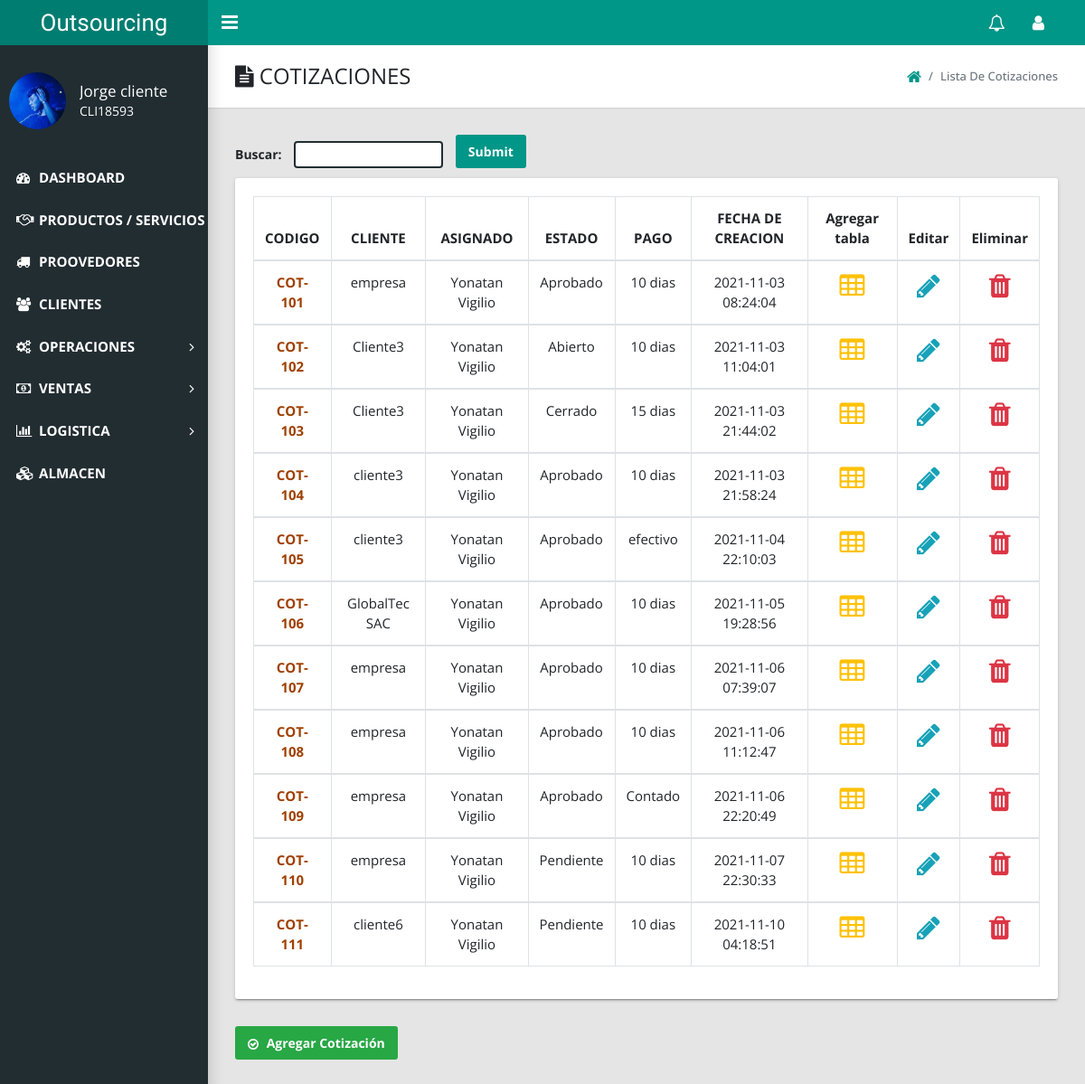
The app's page /admin/index.php?action=view_cotizacion (signed in) with its own data.
### tables this page shows
CREATE TABLE `cotizacion` (
  `cot_id` int(11) NOT NULL,
  `cot_codigo` varchar(20) NOT NULL,
  `cot_cliente` varchar(50) NOT NULL,
  `cot_asignado` varchar(50) NOT NULL,
  `cot_estado` varchar(50) NOT NULL,
  `cot_pago` varchar(20) NOT NULL,
  `cot_moneda` varchar(20) NOT NULL,
  `cot_entrega` varchar(20) NOT NULL,
  `cot_expira` varchar(20) NOT NULL,
  `cot_direccion` varchar(100) NOT NULL,
  `cot_condicion` text NOT NULL,
  `cot_pie` varchar(50) NOT NULL,
  `cot_fecha` datetime NOT NULL DEFAULT current_timestamp()
);

### admin/includes/cotizaciones/ver_cotizaciones.php (the view, shortened to what this page needs)
<link href="styles/main.css" type="text/css" rel="stylesheet">
<link href="styles/ver.css" type="text/css" rel="stylesheet">
<?php if($_SESSION['role'] != 7 AND $_SESSION['role'] != 17 AND $_SESSION['role'] != 5 ){
echo "<script>alert('No puedes acceder acá ')</script>";
echo "<script>window.open('index.php?logged_in=Logueaste%20correctamente!','_self')</script>";
}else{ ?>
    <main class="app-content">
      <div class="app-title">
        <div>
          <h1><i class="fa fa-file-text"></i> COTIZACIONES</h1>
        </div>
        <ul class="app-breadcrumb breadcrumb side">
          <li class="breadcrumb-item"><a href="index.php?logged_in=Logueaste%20correctamente!"><i class="fa fa-home fa-lg"></i></a></li>
          <li class="breadcrumb-item active">Lista de Cotizaciones</li>
        </ul>
      </div>
      <div class="form-group">
      <form action="buscador_coti.php" method="get">
      <label>Buscar: </label>
      <input id="buscar_coti" type="text" name="buscador_coti" id="tag">
      <input type="submit" name="buscar_coti" class="btn btn-primary" style="margin-bottom:10px;margin-left: 10px;">
      </div>
      <div class="row" style="font-size: 15px;">
        <div class="col-md-12">
          <div class="tile">
            <div class="tile-body">
              <form action="" method="post" enctype="multipart/form-data" >
              <div class="table-responsive">
              <table class="table table-hover table-bordered">
                  <thead align="center">
                    <tr>
                      <th>CODIGO </th>
                      <th>CLIENTE</th>
                      <th>ASIGNADO</th>
                      <th>ESTADO</th>
                      <th>PAGO</th>
                      <th>FECHA DE CREACION</th>
                      <th>Agregar tabla</th>
                      <th>Editar</th>
                      <th>Eliminar</th>
                    </tr>
                  </thead>
                  <?php
                  $all_cot = mysqli_query($conexion,"select * from cotizacion order by cot_id ");
                  $i = 1;
                  while($row=mysqli_fetch_array($all_cot)){
                    ?>
                    <tbody align="center">
                      <tr>
                       <td  ><a href="index.php?action=view_cotizacion_id&cot_codigo=<?php echo $row['cot_codigo'];?>"style="color:#A04000 ;font-weight: bold;"><?php echo $row['cot_codigo']; ?></a></td>
                       <td><?php echo $row['cot_cliente']; ?></td>
                       <td><?php echo $row['cot_asignado']; ?></td>
                       <td><?php echo $row['cot_estado']; ?></td>
                       <td><?php echo $row['cot_pago']; ?></td>
                       <td><?php echo $row['cot_fecha']; ?></td>
                       <td ><a href="index.php?action=list_servicio&ruc=<?php echo $row['cot_codigo']; ?>" ><i class="fa fa-table fa-2x" aria-hidden="true"></i></a></td>
                           <td class="delete"><a href="index.php?action=edit_cotizacion&ruc=<?php echo $row['cot_codigo']; ?>" ><i class="fa fa-pencil fa-2x" aria-hidden="true"></i></a></td>
                           <td class="delete"><a href="index.php?action=view_cotizacion&delete_cotizacion=<?php echo $row['cot_codigo']; ?>" onclick="return confirm('Estas seguro de eliminar que quieres eliminar  a este empleado?');"><i class="fa fa-trash fa-2x" aria-hidden="true"></i></a></td>
                      </tr>
                    </tbody>
                    <?php $i++;}  ?>
                  </table>
                </div>
              </form>
            </div>
          </div>
        </div>
      </div>
      <a href="index.php?action=add_cotizacion" class="btn btn-success"><i class="fa fa-check-circle-o" aria-hidden="true"></i>  Agregar Cotización</a>
 </main>
<?php } ?>

### admin/styles/ver.css (style rules this page uses)
.fa-pencil { color: #17a2b8; }
.fa-trash { color: #dc3545; }
.fa-table { color: #ffc107; }
label { font-weight: bold; }
#buscar_coti { border-radius: 4px; outline: none; border: none; border: 2px solid #222d32; height: 30px; margin-left: 10px; }

### records on screen
cotizacion: cot_codigo "COT-101", cot_cliente "empresa", cot_asignado "Yonatan Vigilio", cot_estado "Aprobado", cot_pago "10 dias", cot_fecha "2021-11-03 08:24:04"
cotizacion: cot_codigo "COT-102", cot_cliente "Cliente3", cot_asignado "Yonatan Vigilio", cot_estado "Abierto", cot_pago "10 dias", cot_fecha "2021-11-03 11:04:01"
cotizacion: cot_codigo "COT-103", cot_cliente "Cliente3", cot_asignado "Yonatan Vigilio", cot_estado "Cerrado", cot_pago "15 dias", cot_fecha "2021-11-03 21:44:02"
cotizacion: cot_codigo "COT-104", cot_cliente "cliente3", cot_asignado "Yonatan Vigilio", cot_estado "Aprobado", cot_pago "10 dias", cot_fecha "2021-11-03 21:58:24"
cotizacion: cot_codigo "COT-105", cot_cliente "cliente3", cot_asignado "Yonatan Vigilio", cot_estado "Aprobado", cot_pago "efectivo", cot_fecha "2021-11-04 22:10:03"
cotizacion: cot_codigo "COT-106", cot_cliente "GlobalTec SAC", cot_asignado "Yonatan Vigilio", cot_estado "Aprobado", cot_pago "10 dias", cot_fecha "2021-11-05 19:28:56"
cotizacion: cot_codigo "COT-107", cot_cliente "empresa", cot_asignado "Yonatan Vigilio", cot_estado "Aprobado", cot_pago "10 dias", cot_fecha "2021-11-06 07:39:07"
cotizacion: cot_codigo "COT-108", cot_cliente "empresa", cot_asignado "Yonatan Vigilio", cot_estado "Aprobado", cot_pago "10 dias", cot_fecha "2021-11-06 11:12:47"
cotizacion: cot_codigo "COT-109", cot_cliente "empresa", cot_asignado "Yonatan Vigilio", cot_estado "Aprobado", cot_pago "Contado", cot_fecha "2021-11-06 22:20:49"
cotizacion: cot_codigo "COT-110", cot_cliente "empresa", cot_asignado "Yonatan Vigilio", cot_estado "Pendiente", cot_pago "10 dias", cot_fecha "2021-11-07 22:30:33"
cotizacion: cot_codigo "COT-111", cot_cliente "cliente6", cot_asignado "Yonatan Vigilio", cot_estado "Pendiente", cot_pago "10 dias", cot_fecha "2021-11-10 04:18:51"

### other values on screen
$_SESSION['name'] "Jorge cliente"
$_SESSION['cod_user'] "CLI18593"
